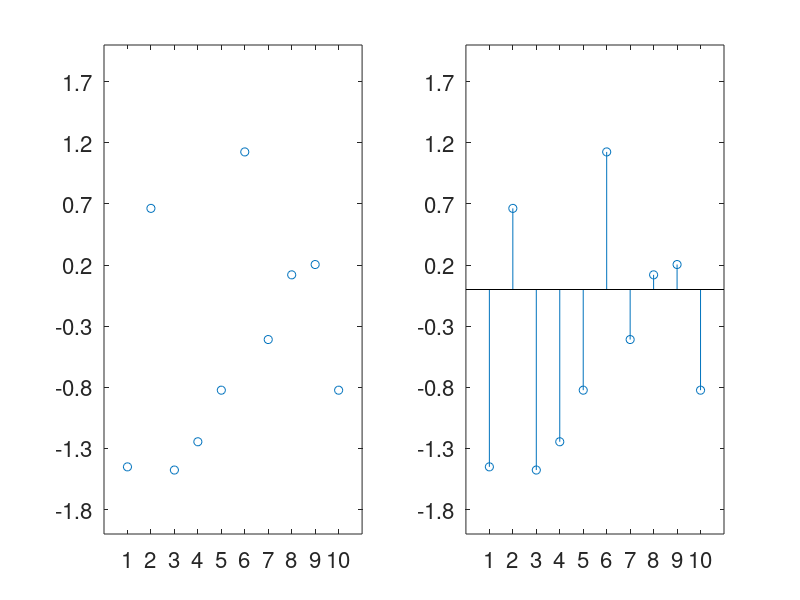

Source code (MATLAB):
clf % clear any current figures being displayed
z=[-1.4508 0.6636 -1.4768 -1.2455 -0.8235 1.1254 -0.4093 0.1199 0.2043 -0.8236]
subplot(1,2,1)
plot(z,'o')
axis([0 11 -2 2]) % set the plot x-axis range in [0, 11] and y axis range in [-2 2]
set(gca,'XTick',1:10,'FontSize',16)
set(gca,'YTick',-1.8:0.5:1.8,'FontSize',16)
%axis square
subplot(1,2,2)
stem(z) % make a default stem plot of ordered pairs (1,z(1)), (2,z(2)), ..., (10,z(10))
axis([0 11 -2 2]) % set the plot x-axis range in [0, 11] and y axis range in [-2 2]
%axis square
set(gca,'XTick',1:10,'FontSize',16)
set(gca,'YTick',-1.8:0.5:1.8,'FontSize',16)